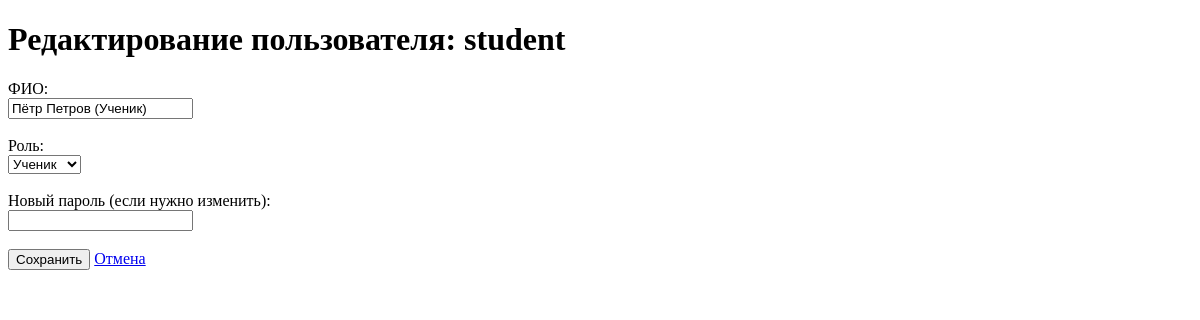
/admin/edit/3 (signed in), run on an earlier commit of the app's database.
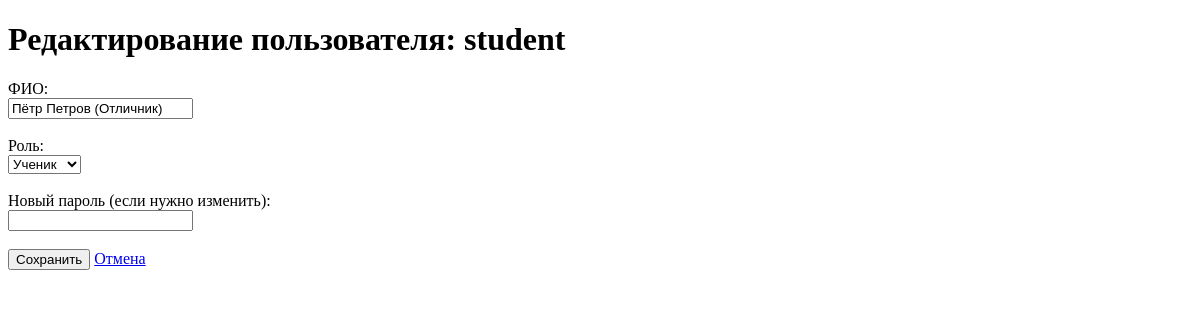
And on a later commit of the database.
### app.py (models this page shows)
class User(db.Model):
    id = db.Column(db.Integer, primary_key=True)
    username = db.Column(db.String(80), unique=True, nullable=False)
    password_hash = db.Column(db.String(200), nullable=False)
    role = db.Column(db.String(20), nullable=False)  # 'student','teacher','admin'
    fullname = db.Column(db.String(120), nullable=True)

### app.py (the view, shortened to what this page needs)
@app.route('/admin/edit/<int:user_id>', methods=['GET','POST'])
def edit_user(user_id):
    if 'user_id' not in session or session.get('role') != 'admin':
        return redirect(url_for('login'))
    user = User.query.get(user_id)
    if not user or user.role == 'admin':
        return redirect(url_for('admin_page'))
    return render_template('edit_user.html', user=user)

### templates/edit_user.html (shortened to what this page needs)
<!DOCTYPE html>
<html>
<head>
</head>
<body>
  <h1>Редактирование пользователя: {{ user.username }}</h1>
  <form method="post">
    <label>ФИО:</label><br>
    <input type="text" name="fullname" value="{{ user.fullname }}"><br><br>
    <label>Роль:</label><br>
    <select name="role">
      <option value="student" {% if user.role == 'student' %}selected{% endif %}>Ученик</option>
    </select><br><br>
    <label>Новый пароль (если нужно изменить):</label><br>
    <input type="password" name="password"><br><br>
    <button type="submit">Сохранить</button>
    <a href="{{ url_for('admin_page') }}">Отмена</a>
  </form>
</body>
</html>

What changed in the data, as far as the page shows it:
changed User "student": fullname "Пётр Петров (Ученик)" → "Пётр Петров (Отличник)"
